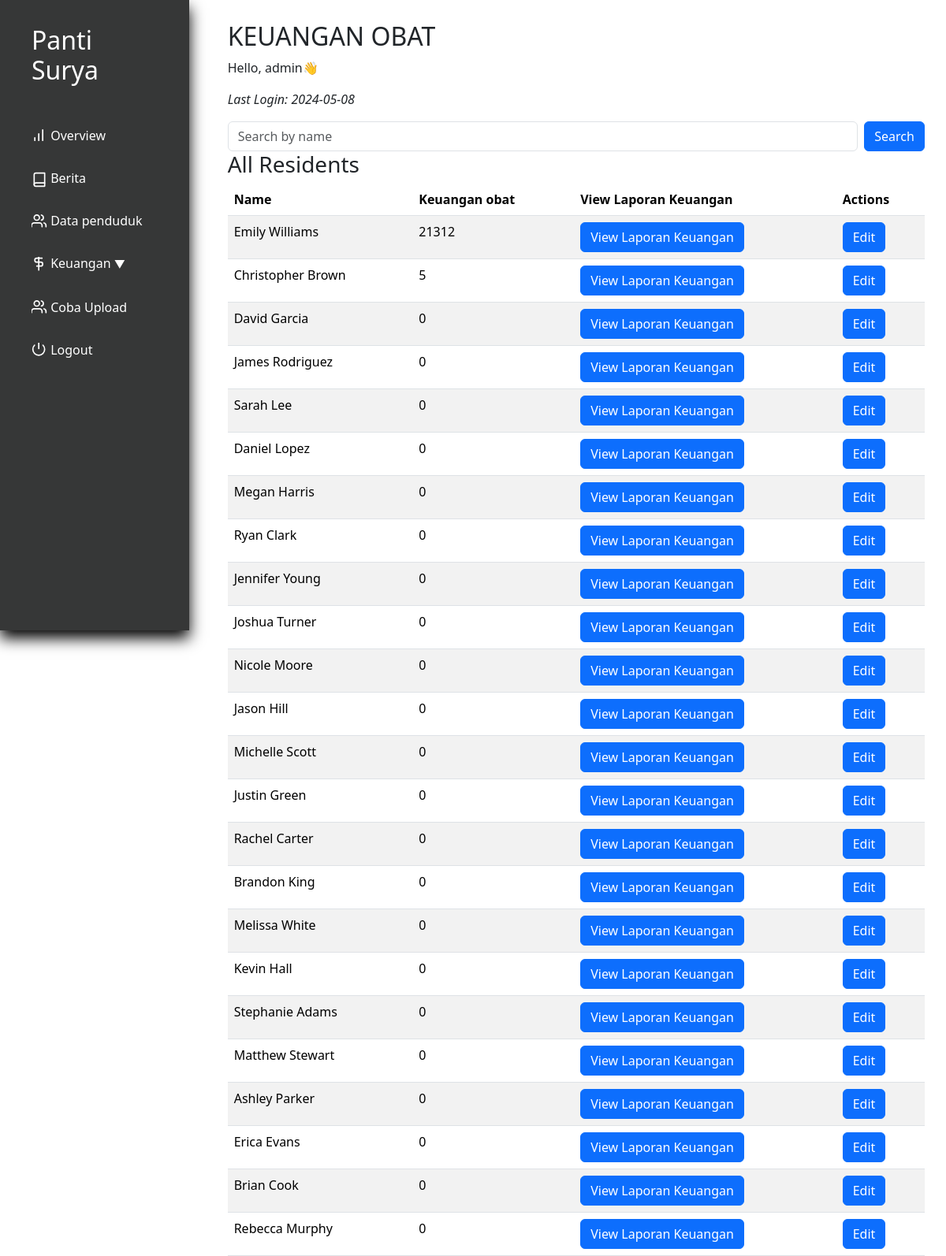
Page /keuangan_obat.php (signed in) on the earlier database version.
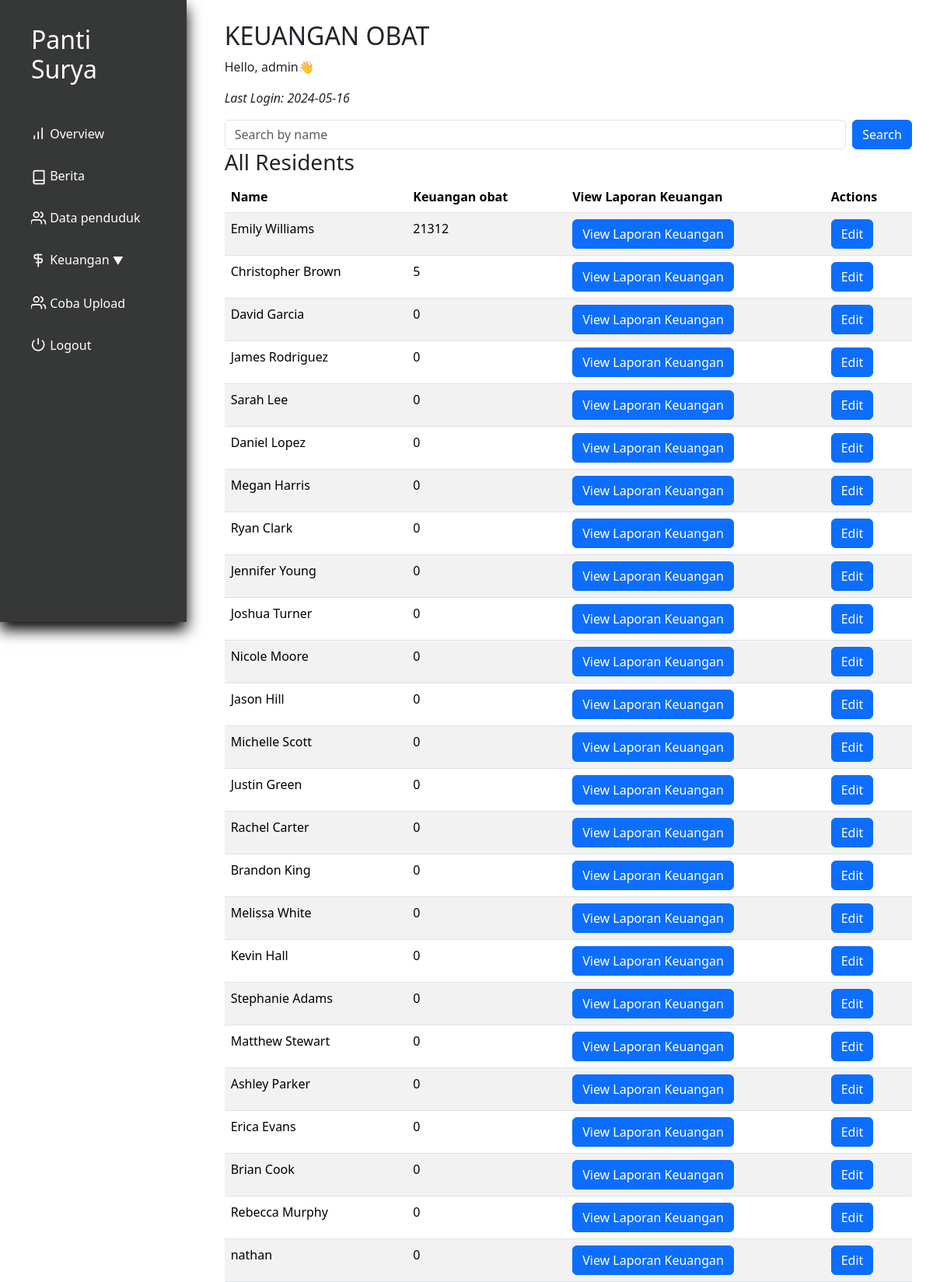
Same page on the later database version.
### tables this page shows
CREATE TABLE `penduduk` (
  `id` int(11) NOT NULL,
  `nama` varchar(250) NOT NULL,
  `alamat` varchar(100) NOT NULL,
  `pengobatan_terakhir` date DEFAULT NULL,
  `email` varchar(200) DEFAULT NULL,
  `notelp` varchar(15) NOT NULL,
  `keuangan_pondokkan` int(11) NOT NULL,
  `keuangan_tabungan` int(11) NOT NULL,
  `keuangan_obat` int(11) NOT NULL,
  `keuangan_total` int(11) NOT NULL,
  `profile_picture` varchar(100) NOT NULL
);

### utils.php (called while the page is built, shortened)
<?php
    class myDB{
        private $host = "localhost";
        private $username = "root";
        private $password = "";
        private $database = "pantisurya";
        private $db;
        function __construct(){
            if ($this->db == null){
                try {
                    $this->db = new PDO("mysql:host=$this->host;dbname=$this->database", $this->username, $this->password);
                    $this->db->setAttribute(PDO::ATTR_ERRMODE, PDO::ERRMODE_EXCEPTION);
                } catch(PDOException $e) {
                    echo "Connection failed: " . $e->getMessage();
                }
            }
        }
        public function prepare($query) {
            return $this->db->prepare($query);
        }
    }
?>

### keuangan_obat.php (the view, shortened to what this page needs)
<?php
require "utils.php";
$db = new myDB();
$stmt_all_residents = $db->prepare("SELECT * FROM penduduk");
$stmt_all_residents->execute();
$residents = $stmt_all_residents->fetchAll(PDO::FETCH_ASSOC);
?>
<!DOCTYPE html>
<html lang="en">
<head>
    <link href="https://cdn.jsdelivr.net/npm/bootstrap@5.3.3/dist/css/bootstrap.min.css" rel="stylesheet">
    <link rel="stylesheet" href="layout/indexstyle.css">
</head>
<body>
    <div class="app">
        <div class="dashboard">
            <?php include 'nav.php'?>
            <div class="main">
                <h2>KEUANGAN OBAT</h2>
                <p>Hello, <?php echo isset($_SESSION["username"]) ? $_SESSION["username"] : 'N/A'; ?>👋</p>
                <p style="font-style: italic;">Last Login: <?php echo isset($_SESSION["last_access"]) ? $_SESSION["last_access"] : 'N/A'; ?></p>
                <div class="search-bar">
                    <form method="POST" class="d-flex">
                        <input type="text" name="search" placeholder="Search by name" class="form-control me-2">
                        <button type="submit" class="btn btn-primary">Search</button>
                    </form>
                </div>
                <div class="residents-table">
                    <h3>All Residents</h3>
                    <table class="table table-striped">
                        <thead>
                            <tr>
                                <th>Name</th>
                                <th>Keuangan obat</th>
                                <th>View Laporan Keuangan</th>
                                <th>Actions</th>
                            </tr>
                        </thead>
                        <tbody>
                            <?php foreach($residents as $resident): ?>
                            <tr>
                                <td><?php echo $resident['nama']; ?></td>
                                <td><?php echo $resident['keuangan_obat']; ?></td>
                                <td><button onclick="window.location.href='laporankeuangan.php?id=<?php echo $resident['id']; ?>'" class="btn btn-primary">View Laporan Keuangan</button></td>
                                <td><a href="edit_balance_obat.php?id=<?php echo $resident['id']; ?>" class="btn btn-primary">Edit</a></td>
                            </tr>
                            <?php endforeach; ?>
                        </tbody>
                    </table>
                </div>
            </div>
        </div>
    </div>
</body>
</html>

### nav.php (shortened to what this page needs)
<div class="holder flex-col">
    <div class="content flex-col">
        <div class="logo">
            <h2 style="color: white;">Panti Surya</h2>
        </div>
        <nav class="nav">
            <a type="button" href="index.php">
                Overview
            </a>
            <a type="button" href="databerita.php">
                Berita
            </a>
            <a type="button" href="penduduk.php">
                Data penduduk
            </a>
            <div class="dropdown">
                <a type="button" href="#" class="dropbtn" onclick="toggleSubMenu()">
                    Keuangan
                    <span style="font-size: 14px; vertical-align: middle;">&#9660;</span>
                </a>
            </div>
            <a type="button" href="cobaUpload.php">
                Coba Upload
            </a>
            <a type="button" onclick="return confirm('Yakin keluar?')" href="logout.php">
                <svg xmlns="http://www.w3.org/2000/svg" width="20" height="20" viewBox="3 3 20 24" fill="none" stroke="currentColor" stroke-width="2" stroke-linecap="round" stroke-linejoin="round" class="feather feather-power"><path d="M18.36 6.64a9 9 0 1 1-12.73 0"></path><line x1="12" y1="2" x2="12" y2="12"></line></svg> Logout
            </a>
        </nav>
    </div>
</div>
<div class="filler"></div>

### layout/indexstyle.css (style rules this page uses)
* { box-sizing: border-box; margin: 0; padding: 0; }
.dashboard { display: flex; min-height: 100vh; flex-direction: row; gap: 1.7rem; }
.flex-col { display: flex; flex-direction: column; }
.holder { width: 20%; height: 100vh; box-shadow: 0 10px 18px rgba(0,0,0,1); position: fixed; padding: 0 1rem; background-color: #363737; }
.content { padding: 1rem 0.5rem; gap: 1rem; }
.logo { padding: 0 1rem; word-wrap: break-word; }
.nav { padding: 0.5rem; gap: 0.5rem; display: flex; flex-direction: column; justify-content: center; }
.nav a { display: block; padding: 0.5rem 0.5rem; border-radius: 10px; line-height: 30px; font-size: 16px; text-decoration: none; transition: all 0.5s ease; color: white; }
.main { width: 80%; height: 100vh; padding: 1.7rem; }
.filler { width: 20%; }
.content { display: flex; }
.logo h2 { margin-top: 1rem; margin-bottom: 1rem; }

Differences in the rows shown:
added penduduk: nama "nathan", keuangan_obat "0"
Other differences:
$_SESSION["last_access"]: "2024-05-08" → "2024-05-16"
